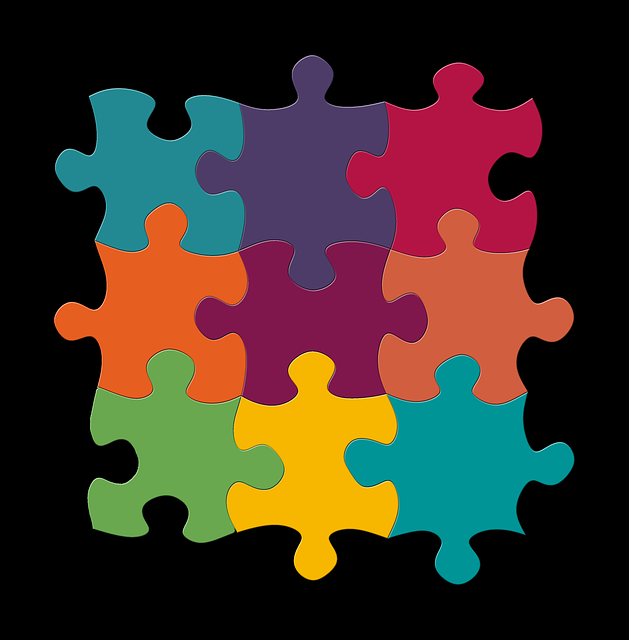
#> input picture models/omes/Detección-de-colores/Model03/images/png/imagen03.png, 629 x 640 px
$ jupyter execute --allow-errors program01.ipynb
#> lines starting #> are read from the running program, lines starting #| are printed output that depends on the picture; after the words box and inside, x2 and y2 are one past the last pixel; in counts of white or black regions, pixels touching at a corner belong together
[cell 1]
import cv2
import numpy as np
import pandas as pd

# Espectros de colores BGR
amarilloBajo = np.array([20, 100, 20], np.uint8)
amarilloAlto = np.array([32, 255, 255], np.uint8)

violetaBajo = np.array([130, 100, 20], np.uint8)
violetaAlto = np.array([145, 255, 255], np.uint8)

verdeBajo = np.array([36, 100, 20], np.uint8)
verdeAlto = np.array([70, 255, 255], np.uint8)

rojoBajo1 = np.array([0, 100, 20], np.uint8)
rojoAlto1 = np.array([10, 255, 255], np.uint8)
rojoBajo2 = np.array([175, 100, 20], np.uint8)
rojoAlto2 = np.array([180, 255, 255], np.uint8)

celesteBajo = np.array([85, 100, 20], np.uint8)
celesteAlto = np.array([100, 255, 255], np.uint8)

azulBajo = np.array([101, 100, 20], np.uint8)
azulAlto = np.array([126, 255, 255], np.uint8)

rosadoBajo = np.array([145, 100, 20], np.uint8)
rosadoAlto = np.array([155, 255, 255], np.uint8)

# Cargando imagen a utilizar
# Cargando imagen tipo PNG
#imagen = cv2.imread('images/png/imagen01.png')
#imagen = cv2.imread('images/png/imagen02.png')
imagen = cv2.imread('images/png/imagen03.png') # Esta imagen dejó de funcionar porque usamos momentos
#> imagen is the input picture: shape (640, 629, 3); mean B, G, R 39, 48.9, 63.1
# [30 lines of commented-out code are left out]

imagenHSV = cv2.cvtColor(imagen, cv2.COLOR_BGR2HSV)
#> imagenHSV: shape (640, 629, 3); mean H, S, V 40.6, 95.5, 82

# Detectando colores
maskAmarillo = cv2.inRange(imagenHSV, amarilloBajo, amarilloAlto)
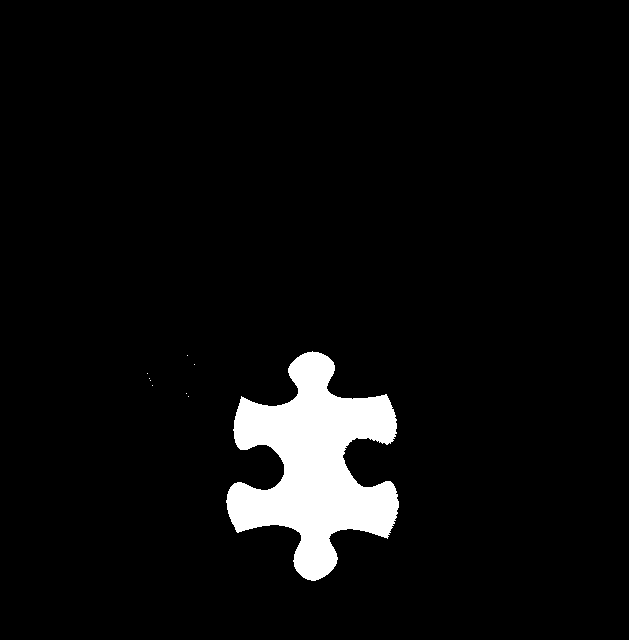
#> maskAmarillo: shape (640, 629); 5.2% white; 9 white regions (8 under 20 px), largest, box (x1, y1, x2, y2) and area: (226, 351, 399, 581) 20805
maskVioleta = cv2.inRange(imagenHSV, violetaBajo, violetaAlto)
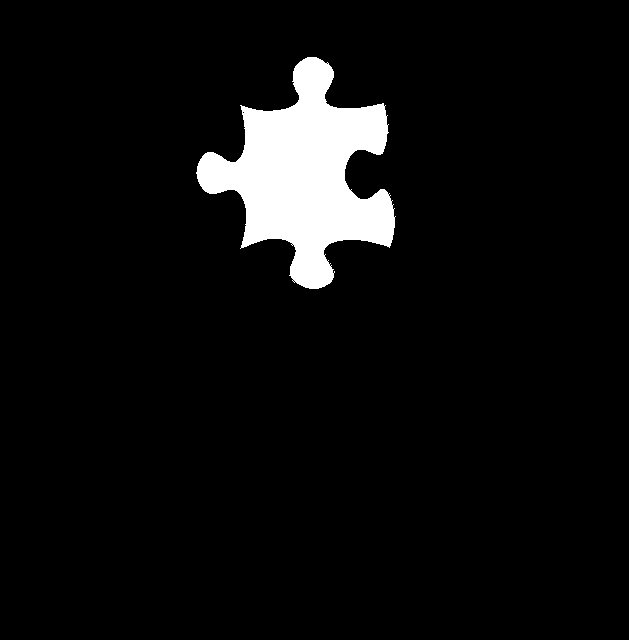
#> maskVioleta: shape (640, 629); 5.6% white; 1 white region, box (x1, y1, x2, y2) and area: (196, 57, 396, 289) 22722
maskVerde = cv2.inRange(imagenHSV, verdeBajo, verdeAlto)
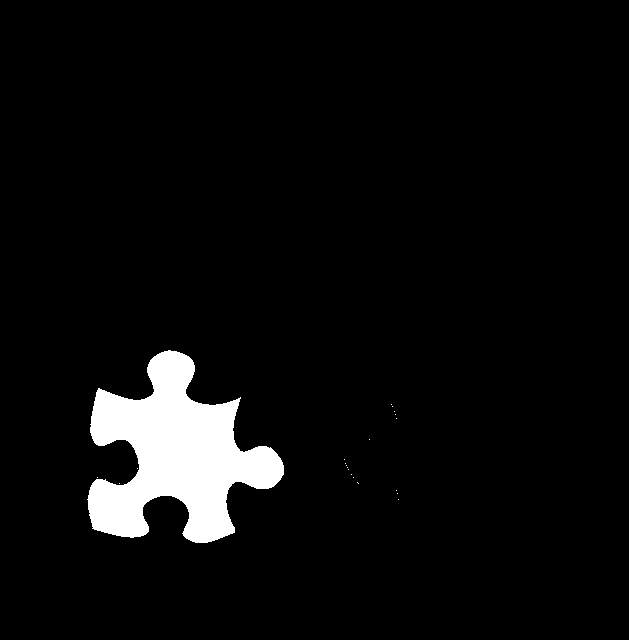
#> maskVerde: shape (640, 629); 5% white; 21 white regions (20 under 20 px), largest, box (x1, y1, x2, y2) and area: (87, 350, 284, 543) 19942
maskRojo1 = cv2.inRange(imagenHSV, rojoBajo1, rojoAlto1)
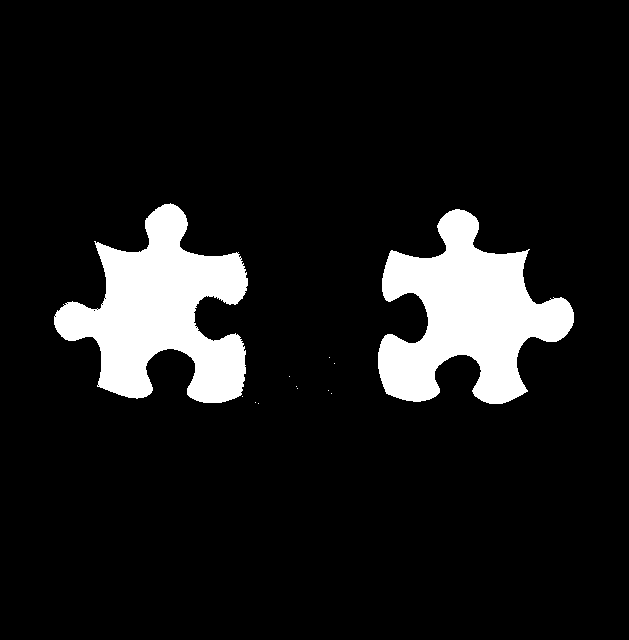
#> maskRojo1: shape (640, 629); 10.1% white; 12 white regions (10 under 20 px), largest, box (x1, y1, x2, y2) and area: (378, 209, 574, 404) 20462, (54, 203, 248, 403) 20347
maskRojo2 = cv2.inRange(imagenHSV, rojoBajo2, rojoAlto2)
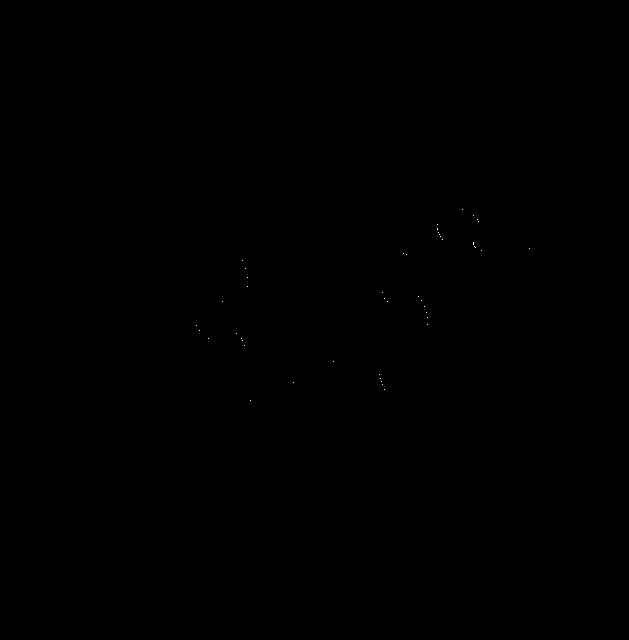
#> maskRojo2: shape (640, 629); 0.01% white in thin lines or dots, all inside (x1, y1, x2, y2) = (196, 209, 530, 401)
maskRojo = cv2.add(maskRojo1, maskRojo2)
#> maskRojo: shape (640, 629); 10.2% white; 15 white regions (13 under 20 px), largest, box (x1, y1, x2, y2) and area: (378, 209, 574, 404) 20496, (54, 203, 248, 403) 20359
maskCeleste = cv2.inRange(imagenHSV, celesteBajo, celesteAlto)
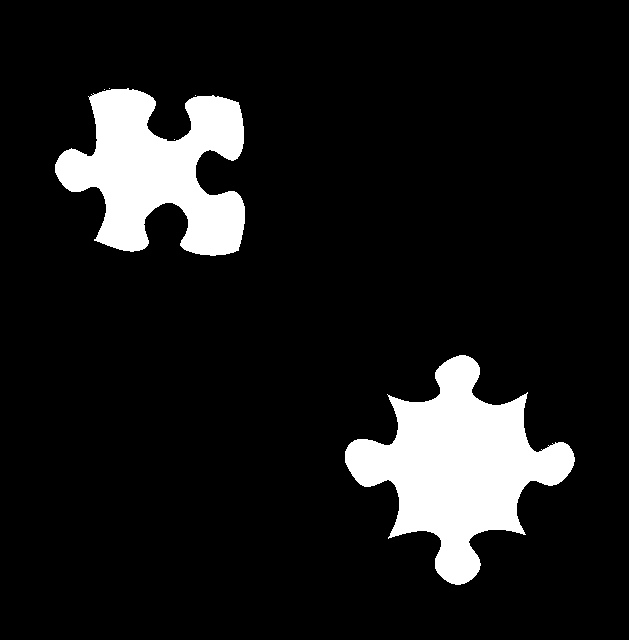
#> maskCeleste: shape (640, 629); 10.7% white; 6 white regions (4 under 20 px), largest, box (x1, y1, x2, y2) and area: (345, 355, 575, 585) 23978, (55, 88, 245, 256) 19234
maskAzul = cv2.inRange(imagenHSV, azulBajo, azulAlto)
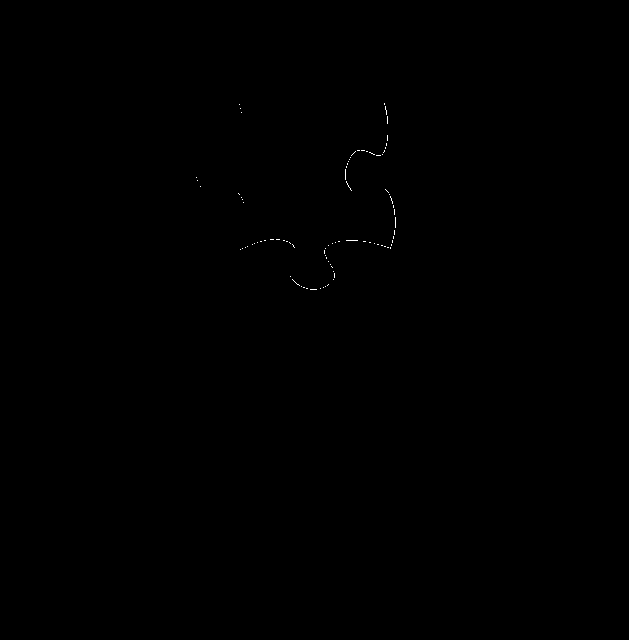
#> maskAzul: shape (640, 629); 0.06% white in thin lines or dots, all inside (x1, y1, x2, y2) = (196, 103, 396, 290)
maskRosado = cv2.inRange(imagenHSV, rosadoBajo, rosadoAlto)
#> maskRosado: shape (640, 629); 0.01% white in thin lines or dots, all inside (x1, y1, x2, y2) = (214, 109, 396, 398)


# Dectectando contornos
contornosAmarillo = cv2.findContours(maskAmarillo, cv2.RETR_EXTERNAL, cv2.CHAIN_APPROX_SIMPLE)[0]
#> contornosAmarillo = 9 contours, 8 with area under 20; largest, box (x1, y1, x2, y2) and area: (226, 351, 399, 581) 20357
#> (the rest of this cell did not finish here and is left out)

$ run again, with models/omes/Detección-de-colores/Model03/images/png/imagen01.png copied over models/omes/Detección-de-colores/Model03/images/png/imagen03.png
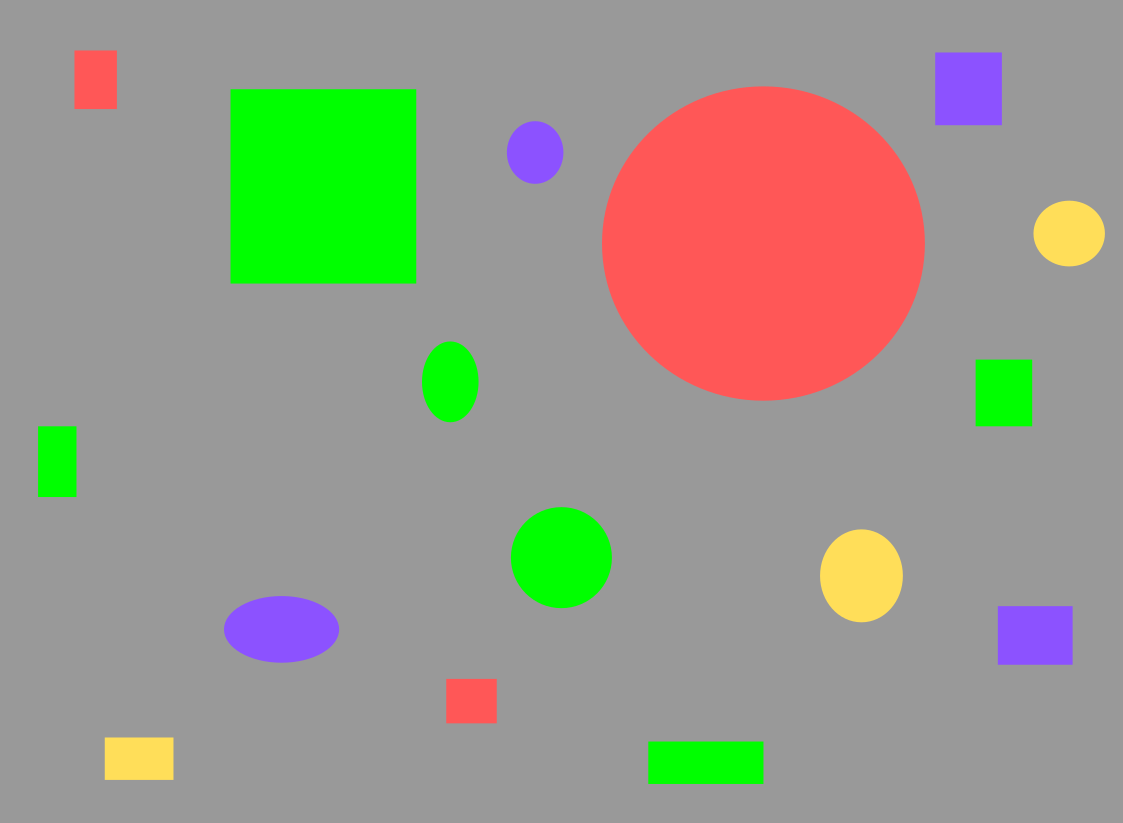
#> input picture models/omes/Detección-de-colores/Model03/images/png/imagen01.png, 1123 x 823 px
#> imagen is the input picture: shape (823, 1123, 3); mean B, G, R 138.3, 153, 153.7
#> imagenHSV: shape (823, 1123, 3); mean H, S, V 6.8, 37.4, 172.2
#> `maskAmarillo = cv2.inRange(imagenHSV, amarilloBajo, amarilloAlto)`:
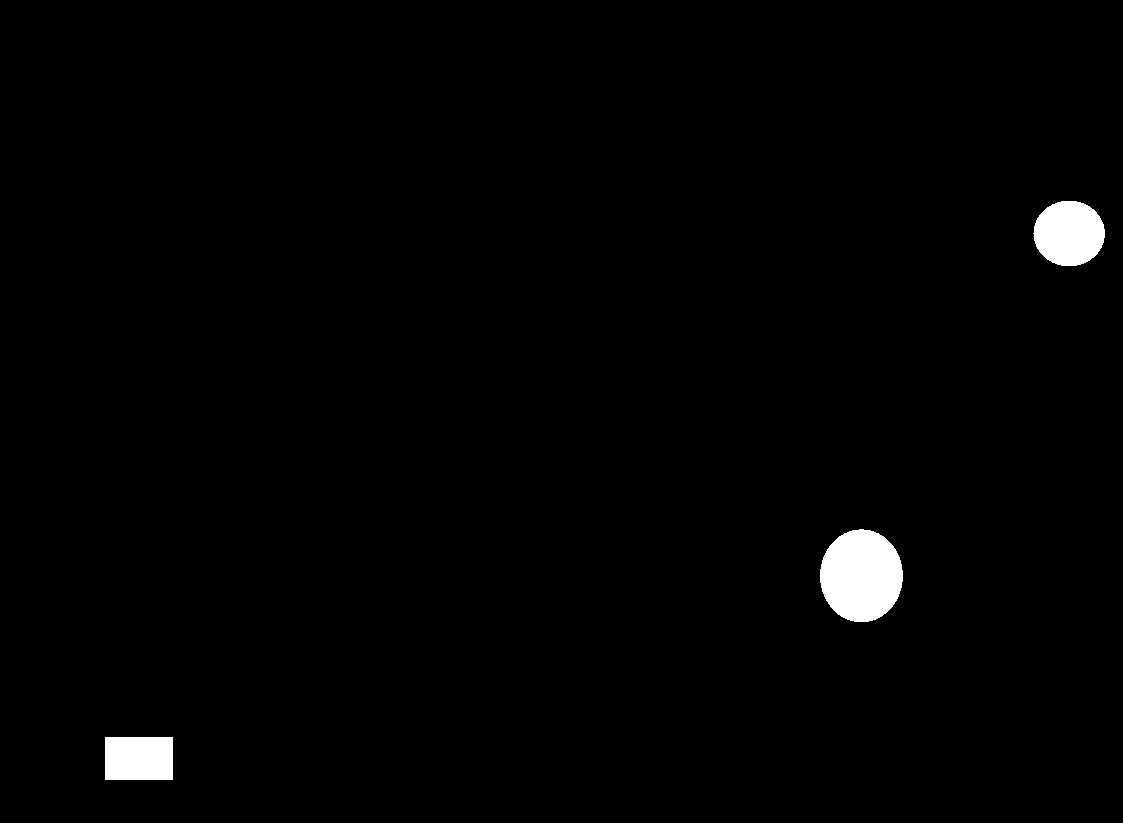
#> maskAmarillo: shape (823, 1123); 1.4% white; 3 white regions, box (x1, y1, x2, y2) and area: (820, 529, 903, 622) 6049, (1033, 201, 1105, 266) 3680, (105, 737, 173, 780) 2924
#> maskVioleta: shape (823, 1123); 2% white; 4 white regions, box (x1, y1, x2, y2) and area: (224, 596, 339, 663) 6040, (935, 52, 1002, 125) 4890, (998, 606, 1073, 665) 4425, (507, 121, 563, 184) 2786
#> maskVerde: shape (823, 1123); 6.4% white; 6 white regions, box (x1, y1, x2, y2) and area: (230, 89, 416, 284) 36269, (511, 507, 612, 608) 8069, (648, 741, 764, 784) 4987, (975, 359, 1032, 427) 3874, (422, 341, 479, 422) 3628, (38, 426, 77, 497) 2769
#> maskRojo1: shape (823, 1123); 9.1% white; 3 white regions
#> maskRojo2: shape (823, 1123); every value is 0
#> contornosAmarillo = 3 contours; box (x1, y1, x2, y2) and area: (820, 529, 903, 622) 5925, (1033, 201, 1105, 266) 3583, (105, 737, 173, 780) 2814
#> the loop `for (i,c) in enumerate(contornosAmarillo):` made 3 passes
#> (printed output is left out)
#> contornosVioletas = 4 contours; box (x1, y1, x2, y2) and area: (224, 596, 339, 663) 5907, (935, 52, 1002, 125) 4752, (998, 606, 1073, 665) 4292, (507, 121, 563, 184) 2702
#> the loop `for (i,c) in enumerate(contornosVioletas):` made 4 passes
#> contornosVerdes = 6 contours; box (x1, y1, x2, y2) and area: (230, 89, 416, 284) 35890, (511, 507, 612, 608) 7926, (648, 741, 764, 784) 4830, (975, 359, 1032, 427) 3751, (422, 341, 479, 422) 3529, (38, 426, 77, 497) 2660
#> the loop `for (i,c) in enumerate(contornosVerdes):` made 6 passes
#> contornosRojos = 3 contours; box (x1, y1, x2, y2) and area: (602, 86, 925, 401) 79298, (74, 50, 117, 109) 2436, (446, 679, 497, 723) 2150
#> the loop `for (i,c) in enumerate(contornosRojos):` made 3 passes
#> after the loop `for (i,c) in enumerate(contornosRojos):`:
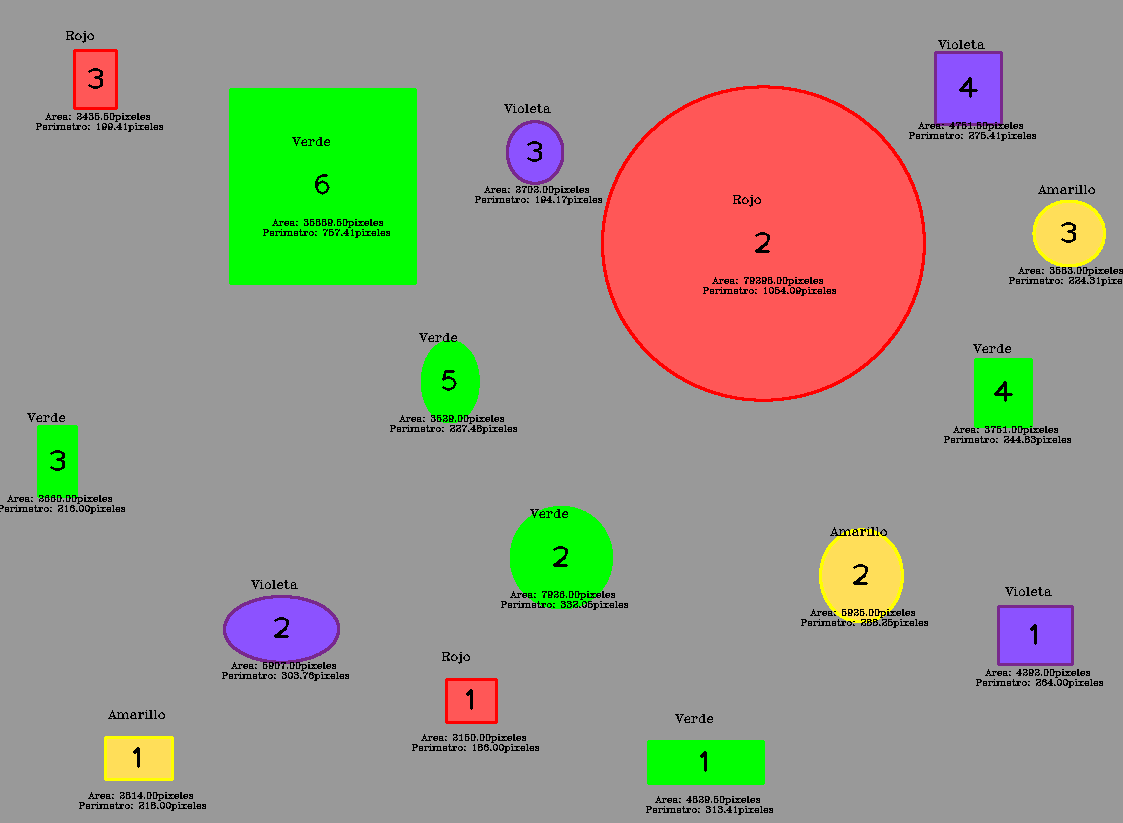
#> imagen: shape (823, 1123, 3); mean B, G, R 134.7, 150.1, 151.1
#> contornosCelestes = []
